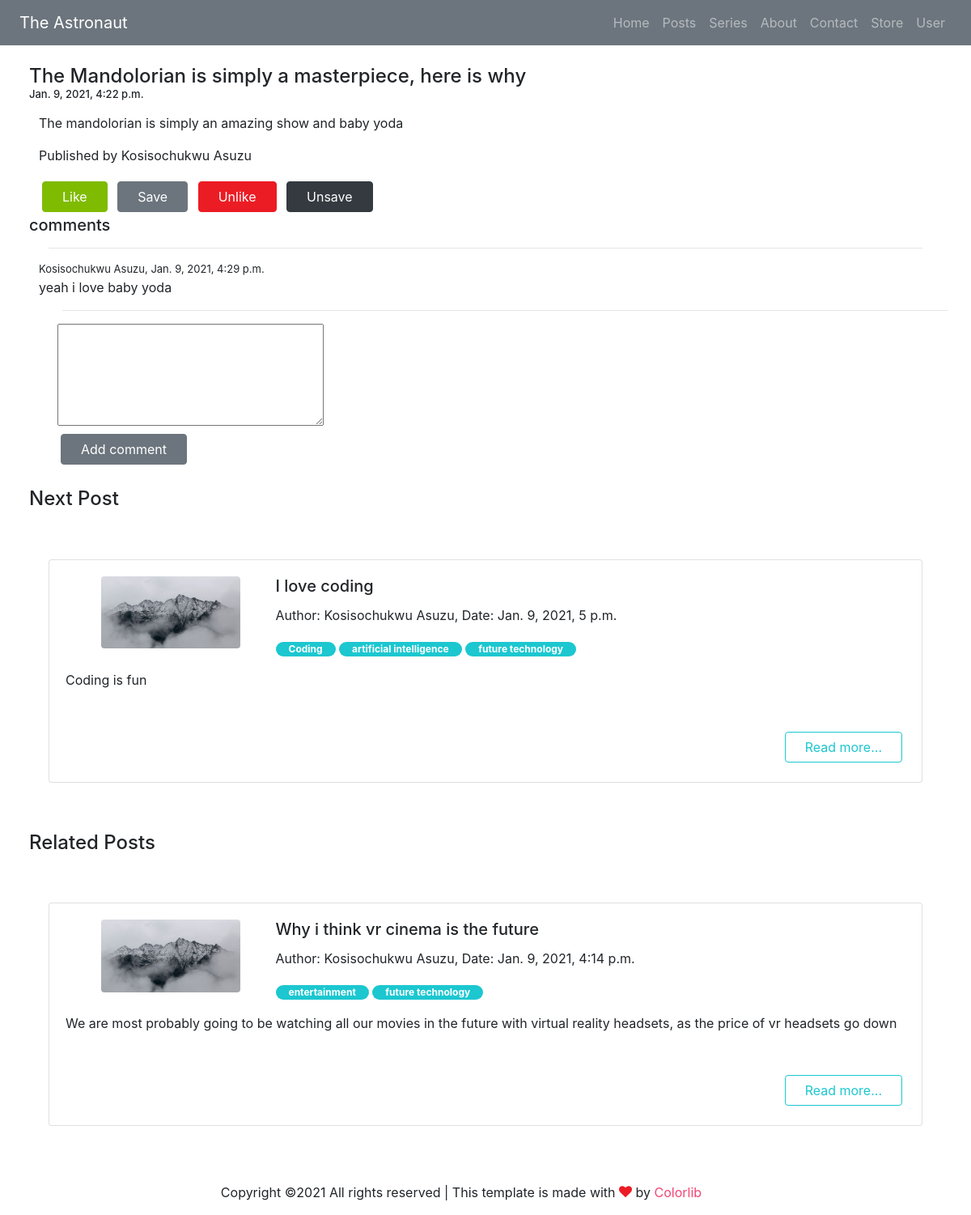
The app's page /article/9 with its own data.
### blog/models.py (models this page shows, shortened)
class Post(models.Model):
    title = models.CharField(max_length=200)
    content = RichTextField(blank=True, null=True)
    category = models.ManyToManyField(Category)
    author = models.ForeignKey(Author, on_delete=models.CASCADE)
    date_written = models.DateTimeField()
    title_image = models.URLField(default="")
    def get_next_post(self):
        posts = Post.objects.all()
        for x in range(len(posts)):
            if x == len(posts)-1:
                return posts[0]
            if posts[x] == self:
                return posts[x+1]
    def get_related_posts(self):
        posts_set = set()
        posts = []
        for category in self.category.all():
            cat_list = Post.objects.filter(category=category).exclude(title=self.title)
            posts_set.update(cat_list)
        for post in posts_set:
            posts.append(post)
        random.shuffle(posts)
        return posts[:3]
    def get_comments(self):
        comments = Comment.objects.filter(post=self)
        return comments

class Author(models.Model):
    user = models.ForeignKey(User, on_delete=models.CASCADE)
    def __str__(self):
        u = self.user
        return f'{u.first_name} {u.last_name}'

class Comment(models.Model):
    text = models.CharField(max_length=200)
    subscriber = models.ForeignKey(Subscriber, on_delete=models.CASCADE)
    post = models.ForeignKey(Post, on_delete=models.CASCADE)
    date_written = models.DateTimeField()

class Subscriber(models.Model):
    user = models.ForeignKey(User, on_delete=models.CASCADE)
    def __str__(self):
        u = self.user
        return f'{u.first_name} {u.last_name}'

class Category(models.Model):
    name = models.CharField(max_length=200)

### blog/views.py (the view)
# urls.py: path("article/<int:post_pk>", views.article, name="Article"),
def article(request, post_pk):
    p = Post.objects.get(pk=post_pk)
    context = {
        "post": p,
        "next_post": p.get_next_post(),
        "related_posts": p.get_related_posts()
    }
    return render(request, 'article.html', context)

### blog/templates/article.html (shortened to what this page needs)
{% extends 'base.html' %}
{% block content%}
<h4 class="article-header">{{post.title}}
<p class="article-date">
    {{post.date_written}}
</p>
</h4>
<div  class="article-content">
    <p>
        {{post.content | safe}}
    </p>
    <p>
        Published  by {{post.author}}
    </p>
    <button type="button"  data-toggle="modal" data-target="#exampleModalCenter" class="btn px-4 m-1 btn-success">Like</button>
    <button type="button" class="btn px-4 m-1 btn-secondary">Save</button>
    <button type="button" class="btn px-4 m-1 btn-danger">Unlike</button>
    <button type="button" class="btn px-4 m-1 btn-dark">Unsave</button>
</div>
<h5 class="article-header">comments</h5>
<hr style="width:90%; margin-left:5%;">
<div class="article-content">
    {% for comment in post.get_comments %}
    <p class="article-date">{{comment.subscriber}}, {{comment.date_written}}</p>
    <p>{{comment.text}}</p>
    <hr style="width:95%">
    {% endfor %}
    <form action="">
        <div style="margin-left:2%;">
            <textarea name="" id="" cols="30" rows="5"></textarea>
        </div>
        <div style="margin-left:2%;">
            <button type="button" class="btn px-4 m-1 btn-secondary">Add comment</button>
        </div>
    </form>
</div>
<br>
<h4 class="article-header">Next Post</h4>
    {% include 'article_card.html' with post=next_post %}
<h4 class="article-header">Related Posts</h4>
     {% for post in related_posts %}
         {% include 'article_card.html' with post=post %}
     {% endfor %}
{% endblock content%}

### blog/templates/article_card.html (shortened to what this page needs)
  <div class="article">
      <div class="card card-20201">
              {% load static %}
              <div class="card-body">
                <div class="col-lg-3 text-center side-image">
                  <img src="{% static 'images/hero_1.jpg' %}" alt="Image" class="img-fluid w-75 rounded img-raised">
                </div>
                <div>
                <h5 class="card-title">{{post.title}}</h5>
                    <p>
                        Author: {{post.author}}, Date: {{post.date_written}}
                    </p>
                    <p>
                        {% for cat in post.category.all %}
                        <span class="badge px-3 badge-pill badge-info">{{cat.name}}</span>
                        {% endfor %}
                    </p>
                <p class="card-text mb-5">{{post.content | safe }}</p>
                <a href="{% url 'Article' post.pk %}" class="btn px-4 m-1 btn-outline-info read-more ">Read more...</a>
                </div>
              </div>
  </div>
  </div>

### blog/static/css/mystyle.css (style rules this page uses)
.article { width:90%; margin: 5%; }
.read-more { float: right; }
.side-image { display:inline-block; float:left; }
.article-header { margin-left:3%; }
.article-content { display: block; margin-left:4%; }
.article-date { display: block; margin:0; font-size: small; }

### records on screen
Post: title "The Mandolorian is simply a masterpiece, here is why", date_written "Jan. 9, 2021, 4:22 p.m.", content "The mandolorian is simply an amazing show and baby yoda", author "Kosisochukwu Asuzu"
Comment: subscriber "Kosisochukwu Asuzu", date_written "Jan. 9, 2021, 4:29 p.m.", text "yeah i love baby yoda"
Post: title "I love coding", author "Kosisochukwu Asuzu", date_written "Jan. 9, 2021, 5 p.m.", content "Coding is fun"
Category: name "Coding"
Category: name "artificial intelligence"
Category: name "future technology"
Post: title "Why i think vr cinema is the future", author "Kosisochukwu Asuzu", date_written "Jan. 9, 2021, 4:14 p.m.", content "We are most probably going to be watching all our movies in the future with virtual reality headsets, as the price of vr headsets go down"
Category: name "entertainment"
